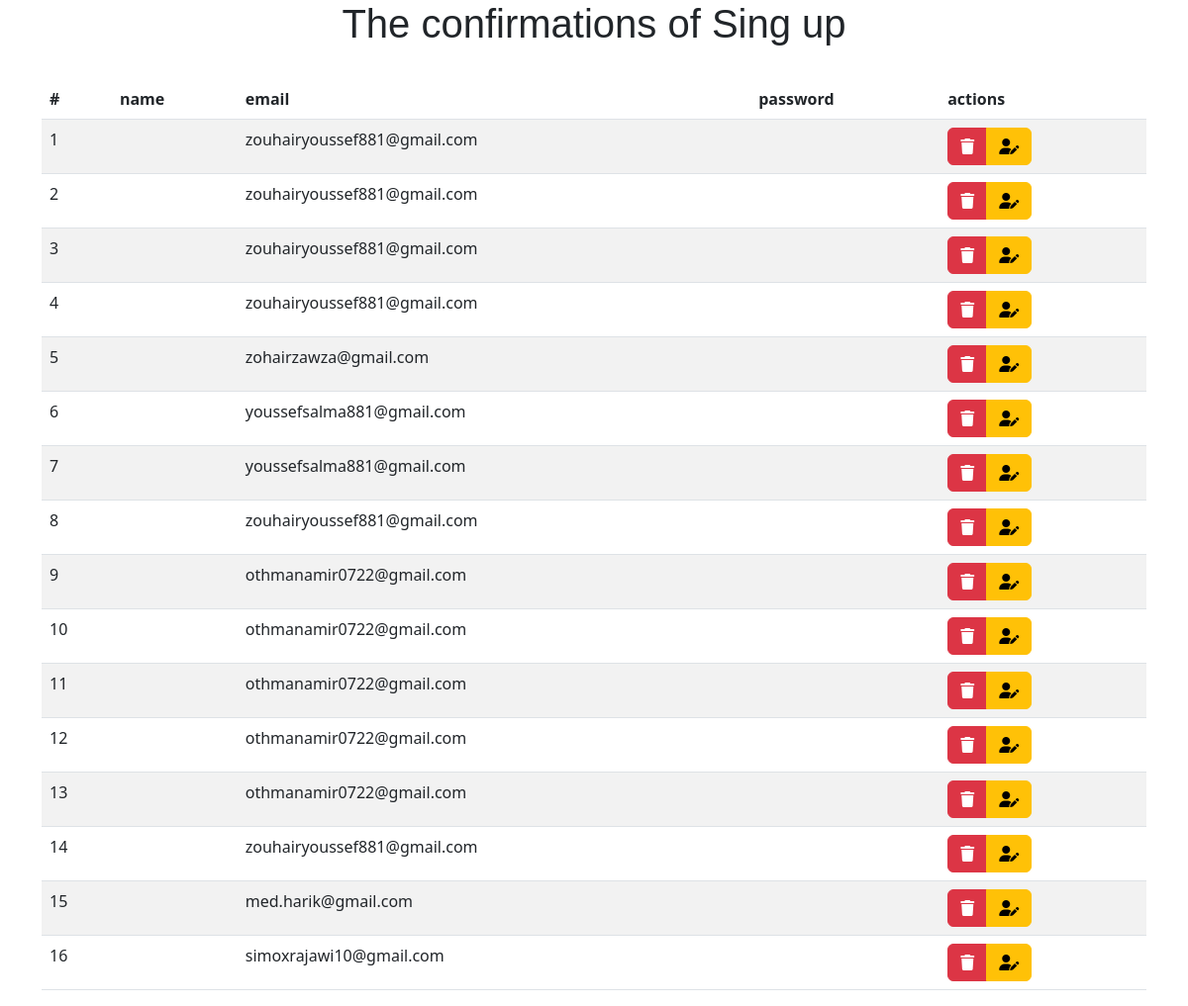
Page /all_informations/index2.php on the committed database.
### tables this page shows
CREATE TABLE `users` (
  `id` int(11) NOT NULL,
  `username` varchar(255) NOT NULL,
  `email` varchar(255) NOT NULL,
  `date` date NOT NULL,
  `time` time NOT NULL,
  `sport` varchar(255) NOT NULL,
  `registration_time` timestamp NOT NULL DEFAULT CURRENT_TIMESTAMP
);

### all_informations/index2.php (the view, shortened to what this page needs)
<?php
try {
    $lien = new PDO('mysql:host=127.0.0.1;dbname=fitness;port=8889', "root", "root", [PDO::ATTR_ERRMODE => PDO::ERRMODE_EXCEPTION]);
    $r = $lien->prepare("select*from users  ");
    $r->execute([]);
    $etudiants=$r->fetchAll();
} catch (\Throwable $e) {
    echo $e->getMessage();
}
?>
<!DOCTYPE html>
<html lang="en">
<head>
    <link href="https://cdn.jsdelivr.net/npm/bootstrap@5.3.0-alpha1/dist/css/bootstrap.min.css" rel="stylesheet">
    <link rel="stylesheet" href="https://cdnjs.cloudflare.com/ajax/libs/font-awesome/6.2.1/css/all.min.css">
</head>
<body>
    <h1 style="text-align:center;font-family:sans-serif;font=size:3rem">The confirmations of Sing up </h1>
    <br>
    <div class="container">
        <table class="table table-striped">
            <thead>
               <tr>
               <th>#</th>
                <th>name</th>
                                <th>email</th>
                <th>password</th>
                <th>actions</th>
               </tr>
            </thead>
            <tbody>
                <?php foreach ($etudiants as $c => $e) {?>
<tr>
                <td><?=$e['id']?></td>
                <td><?=$e['name']?></td>
                <td><?=$e['email']?></td>
                <td><?=$e['password']?></td>
                <td>
                <div class="btn-group" role="group" aria-label="Basic mixed styles example">
  <a href="delete.php?id=<?=$e['id']?>" class="btn btn-danger"><i class="fa-solid fa-trash"></i></a>
  <a href="edit.php?id=<?=$e['id']?>" class="btn btn-warning"><i class="fa-solid fa-user-pen"></i></a>
</div>
                </td>
                </tr>
                <?php }?>
</tbody>
        </table>
    </div>
</body>
</html>

### rows in the picture
users: id "1", email "zouhairyoussef881@gmail.com"
users: id "2", email "zouhairyoussef881@gmail.com"
users: id "3", email "zouhairyoussef881@gmail.com"
users: id "4", email "zouhairyoussef881@gmail.com"
users: id "5", email "zohairzawza@gmail.com"
users: id "6", email "youssefsalma881@gmail.com"
users: id "7", email "youssefsalma881@gmail.com"
users: id "8", email "zouhairyoussef881@gmail.com"
users: id "9", email "othmanamir0722@gmail.com"
users: id "10", email "othmanamir0722@gmail.com"
users: id "11", email "othmanamir0722@gmail.com"
users: id "12", email "othmanamir0722@gmail.com"
users: id "13", email "othmanamir0722@gmail.com"
users: id "14", email "zouhairyoussef881@gmail.com"
users: id "15", email "med.harik@gmail.com"
users: id "16", email "simoxrajawi10@gmail.com"
